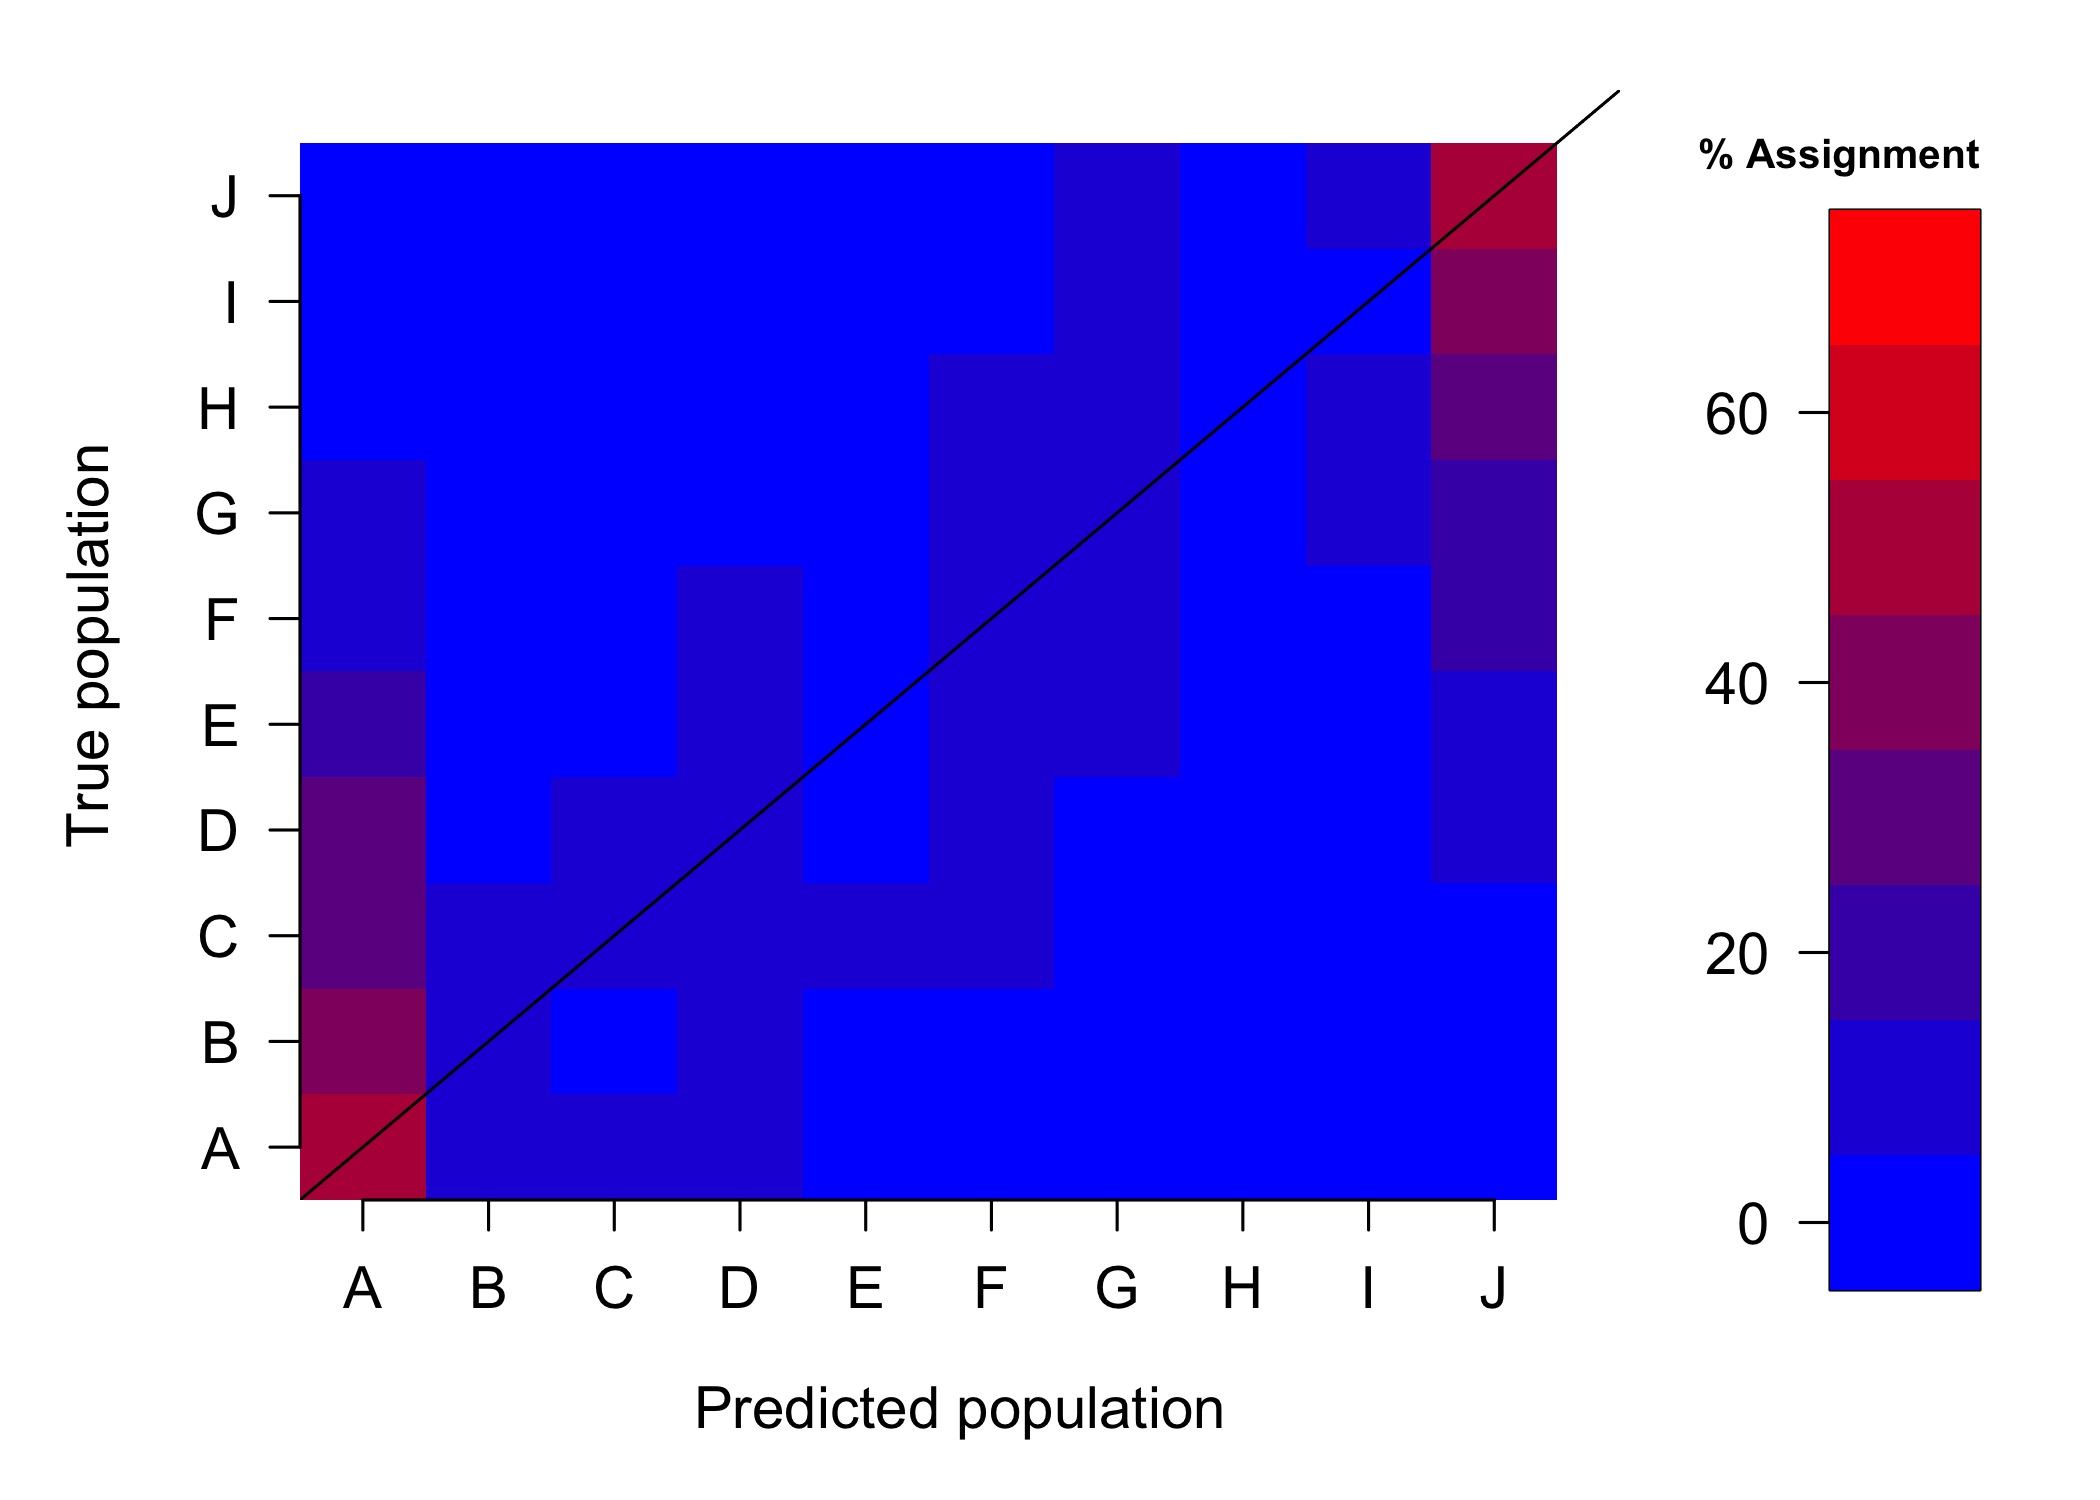

The R source for this figure:
#### Generating a confusion matrix of individual assignment to see how accurate individual assignment is ###
#### 
#### This script simulates allele frequencies at 10 outlier adult summer flounder loci of 10 populations based on GAMS with distance. The likelihood of each genotype 
#### is calculated using the GAM allele frequency for each of 10 groups. The number of correct and incorrect assignments is then calculated.

# Read in adult outlier allele frequencies based on 10 populations
adult10.freqs <- read.table('~/Documents/Graduate School/Rutgers/Summer Flounder/Analysis/PADEconnectivity/pop.allele.freqs.10pops.gambinomial.ordered.txt', header = TRUE) # GAM with distance and binomial errors: these are the alleles used to calculate genotype likelihoods of clusters; 10 x 10, one allele per locus

################################################################################################
# Sample one allele per locus 1000 times from each of 10 GAM populations
Pop1.alleles <- data.frame() # 1//J is southern-most, 10//A is northern-most
for (i in 1:ncol(adult10.freqs[1,])){
  Pop1.alleles <- sapply(adult10.freqs[1,],function(z){rbinom(1000,2,z)})
}

# Do this for the rest of the populations too
Pop2.alleles <- data.frame() # 1//J is southern-most, 10//A is northern-most
for (i in 1:ncol(adult10.freqs[2,])){
  Pop2.alleles <- sapply(adult10.freqs[2,],function(z){rbinom(1000,2,z)})
}

Pop3.alleles <- data.frame() # 1//J is southern-most, 10//A is northern-most
for (i in 1:ncol(adult10.freqs[3,])){
  Pop3.alleles <- sapply(adult10.freqs[3,],function(z){rbinom(1000,2,z)})
}

Pop4.alleles <- data.frame() # 1//J is southern-most, 10//A is northern-most
for (i in 1:ncol(adult10.freqs[4,])){
  Pop4.alleles <- sapply(adult10.freqs[4,],function(z){rbinom(1000,2,z)})
}

Pop5.alleles <- data.frame() # 1//J is southern-most, 10//A is northern-most
for (i in 1:ncol(adult10.freqs[5,])){
  Pop5.alleles <- sapply(adult10.freqs[5,],function(z){rbinom(1000,2,z)})
}

Pop6.alleles <- data.frame() # 1//J is southern-most, 10//A is northern-most
for (i in 1:ncol(adult10.freqs[6,])){
  Pop6.alleles <- sapply(adult10.freqs[6,],function(z){rbinom(1000,2,z)})
}

Pop7.alleles <- data.frame() # 1//J is southern-most, 10//A is northern-most
for (i in 1:ncol(adult10.freqs[7,])){
  Pop7.alleles <- sapply(adult10.freqs[7,],function(z){rbinom(1000,2,z)})
}

Pop8.alleles <- data.frame() # 1//J is southern-most, 10//A is northern-most
for (i in 1:ncol(adult10.freqs[8,])){
  Pop8.alleles <- sapply(adult10.freqs[8,],function(z){rbinom(1000,2,z)})
}

Pop9.alleles <- data.frame() # 1//J is southern-most, 10//A is northern-most
for (i in 1:ncol(adult10.freqs[9,])){
  Pop9.alleles <- sapply(adult10.freqs[9,],function(z){rbinom(1000,2,z)})
}

Pop10.alleles <- data.frame() # 1//J is southern-most, 10//A is northern-most
for (i in 1:ncol(adult10.freqs[10,])){
  Pop10.alleles <- sapply(adult10.freqs[10,],function(z){rbinom(1000,2,z)})
}

####################################################################################################################################
#### Now that I have allele frequencies for 10 adult groups from the GAMS and the allele counts for the simulated larvae from 10 GAM pops, 
#### I'm ready to calculate the genotype likelihood of each larval indivdiual coming from the 10 potential popuations of origin. This means 
#### that for each set of individuals similated from one GAM pop, I will be calculating geno likelihoods across all 10 pops (1000 x 10 x 10).
#### This will then be done for each of the GAM populations (10)

# Population likelihoods for 10 groups
pop1.likelihoods <- array(dim = c(1000,10,10))
pop2.likelihoods <- array(dim = c(1000,10,10))
pop3.likelihoods <- array(dim = c(1000,10,10))
pop4.likelihoods <- array(dim = c(1000,10,10))
pop5.likelihoods <- array(dim = c(1000,10,10))
pop6.likelihoods <- array(dim = c(1000,10,10))
pop7.likelihoods <- array(dim = c(1000,10,10))
pop8.likelihoods <- array(dim = c(1000,10,10))
pop9.likelihoods <- array(dim = c(1000,10,10))
pop10.likelihoods <- array(dim = c(1000,10,10))

# For larvae simulated using GAM pop 1 allele freqs. Then geno likelihoods calculated for all 10 GAM pops
for (h in 1:nrow(adult10.freqs)){
  
  for (j in 1:nrow(Pop1.alleles)){
    
    for (i in 1:ncol(Pop1.alleles)){
      if(Pop1.alleles[j,i] == 2) {
        pop1.likelihoods[j,i,h] <- adult10.freqs[h,i]^2
      } else if (Pop1.alleles[j,i] == 1) {
        pop1.likelihoods[j,i,h] <- 2*(adult10.freqs[h,i] * (1-adult10.freqs[h,i]))
      } else if (Pop1.alleles[j,i] == 0) {
        pop1.likelihoods[j,i,h] <- ( 1-adult10.freqs[h,i])^2 
      } else {
        pop1.likelihoods[j,i,h] <- 1
      }
    }
  }
}

# For larvae simulated using GAM pop 2 allele freqs. 
for (h in 1:nrow(adult10.freqs)){
  
  for (j in 1:nrow(Pop2.alleles)){
    
    for (i in 1:ncol(Pop2.alleles)){
      if(Pop2.alleles[j,i] == 2) {
        pop2.likelihoods[j,i,h] <- adult10.freqs[h,i]^2
      } else if (Pop2.alleles[j,i] == 1) {
        pop2.likelihoods[j,i,h] <- 2*(adult10.freqs[h,i] * (1-adult10.freqs[h,i]))
      } else if (Pop2.alleles[j,i] == 0) {
        pop2.likelihoods[j,i,h] <- ( 1-adult10.freqs[h,i])^2 
      } else {
        pop2.likelihoods[j,i,h] <- 1
      }
    }
  }
}

# GAM pop 3 and so on......
for (h in 1:nrow(adult10.freqs)){
  
  for (j in 1:nrow(Pop3.alleles)){
    
    for (i in 1:ncol(Pop3.alleles)){
      if(Pop3.alleles[j,i] == 2) {
        pop3.likelihoods[j,i,h] <- adult10.freqs[h,i]^2
      } else if (Pop3.alleles[j,i] == 1) {
        pop3.likelihoods[j,i,h] <- 2*(adult10.freqs[h,i] * (1-adult10.freqs[h,i]))
      } else if (Pop3.alleles[j,i] == 0) {
        pop3.likelihoods[j,i,h] <- ( 1-adult10.freqs[h,i])^2 
      } else {
        pop3.likelihoods[j,i,h] <- 1
      }
    }
  }
}

# GAM pop 4
for (h in 1:nrow(adult10.freqs)){
  
  for (j in 1:nrow(Pop4.alleles)){
    
    for (i in 1:ncol(Pop4.alleles)){
      if(Pop4.alleles[j,i] == 2) {
        pop4.likelihoods[j,i,h] <- adult10.freqs[h,i]^2
      } else if (Pop4.alleles[j,i] == 1) {
        pop4.likelihoods[j,i,h] <- 2*(adult10.freqs[h,i] * (1-adult10.freqs[h,i]))
      } else if (Pop4.alleles[j,i] == 0) {
        pop4.likelihoods[j,i,h] <- ( 1-adult10.freqs[h,i])^2 
      } else {
        pop4.likelihoods[j,i,h] <- 1
      }
    }
  }
}


# GAM pop 5
for (h in 1:nrow(adult10.freqs)){
  
  for (j in 1:nrow(Pop5.alleles)){
    
    for (i in 1:ncol(Pop5.alleles)){
      if(Pop5.alleles[j,i] == 2) {
        pop5.likelihoods[j,i,h] <- adult10.freqs[h,i]^2
      } else if (Pop5.alleles[j,i] == 1) {
        pop5.likelihoods[j,i,h] <- 2*(adult10.freqs[h,i] * (1-adult10.freqs[h,i]))
      } else if (Pop5.alleles[j,i] == 0) {
        pop5.likelihoods[j,i,h] <- ( 1-adult10.freqs[h,i])^2 
      } else {
        pop5.likelihoods[j,i,h] <- 1
      }
    }
  }
}

# GAM pop 6
for (h in 1:nrow(adult10.freqs)){
  
  for (j in 1:nrow(Pop6.alleles)){
    
    for (i in 1:ncol(Pop6.alleles)){
      if(Pop6.alleles[j,i] == 2) {
        pop6.likelihoods[j,i,h] <- adult10.freqs[h,i]^2
      } else if (Pop6.alleles[j,i] == 1) {
        pop6.likelihoods[j,i,h] <- 2*(adult10.freqs[h,i] * (1-adult10.freqs[h,i]))
      } else if (Pop6.alleles[j,i] == 0) {
        pop6.likelihoods[j,i,h] <- ( 1-adult10.freqs[h,i])^2 
      } else {
        pop6.likelihoods[j,i,h] <- 1
      }
    }
  }
}

# GAM pop 7
for (h in 1:nrow(adult10.freqs)){
  
  for (j in 1:nrow(Pop7.alleles)){
    
    for (i in 1:ncol(Pop7.alleles)){
      if(Pop7.alleles[j,i] == 2) {
        pop7.likelihoods[j,i,h] <- adult10.freqs[h,i]^2
      } else if (Pop7.alleles[j,i] == 1) {
        pop7.likelihoods[j,i,h] <- 2*(adult10.freqs[h,i] * (1-adult10.freqs[h,i]))
      } else if (Pop7.alleles[j,i] == 0) {
        pop7.likelihoods[j,i,h] <- ( 1-adult10.freqs[h,i])^2 
      } else {
        pop7.likelihoods[j,i,h] <- 1
      }
    }
  }
}

# GAM pop 8
for (h in 1:nrow(adult10.freqs)){
  
  for (j in 1:nrow(Pop8.alleles)){
    
    for (i in 1:ncol(Pop8.alleles)){
      if(Pop8.alleles[j,i] == 2) {
        pop8.likelihoods[j,i,h] <- adult10.freqs[h,i]^2
      } else if (Pop8.alleles[j,i] == 1) {
        pop8.likelihoods[j,i,h] <- 2*(adult10.freqs[h,i] * (1-adult10.freqs[h,i]))
      } else if (Pop8.alleles[j,i] == 0) {
        pop8.likelihoods[j,i,h] <- ( 1-adult10.freqs[h,i])^2 
      } else {
        pop8.likelihoods[j,i,h] <- 1
      }
    }
  }
}

# GAM pop 9
for (h in 1:nrow(adult10.freqs)){
  
  for (j in 1:nrow(Pop9.alleles)){
    
    for (i in 1:ncol(Pop9.alleles)){
      if(Pop9.alleles[j,i] == 2) {
        pop9.likelihoods[j,i,h] <- adult10.freqs[h,i]^2
      } else if (Pop9.alleles[j,i] == 1) {
        pop9.likelihoods[j,i,h] <- 2*(adult10.freqs[h,i] * (1-adult10.freqs[h,i]))
      } else if (Pop9.alleles[j,i] == 0) {
        pop9.likelihoods[j,i,h] <- ( 1-adult10.freqs[h,i])^2 
      } else {
        pop9.likelihoods[j,i,h] <- 1
      }
    }
  }
}

# GAM pop 10 is northern-most
for (h in 1:nrow(adult10.freqs)){
  
  for (j in 1:nrow(Pop10.alleles)){
    
    for (i in 1:ncol(Pop10.alleles)){
      if(Pop10.alleles[j,i] == 2) {
        pop10.likelihoods[j,i,h] <- adult10.freqs[h,i]^2
      } else if (Pop10.alleles[j,i] == 1) {
        pop10.likelihoods[j,i,h] <- 2*(adult10.freqs[h,i] * (1-adult10.freqs[h,i]))
      } else if (Pop10.alleles[j,i] == 0) {
        pop10.likelihoods[j,i,h] <- ( 1-adult10.freqs[h,i])^2 
      } else {
        pop10.likelihoods[j,i,h] <- 1
      }
    }
  }
}


#### Multiply rows together and then assign each individual to a GAM population ####
# Pop 1
Pop1.ass <- list()
for (l in 1:10){
Pop1.ass[[l]] <- apply(pop1.likelihoods[,,l], FUN = prod, MARGIN = 1, na.rm = TRUE)
  }

Pop1.ass.df <- data.frame(matrix(unlist(Pop1.ass), nrow=nrow(pop1.likelihoods), byrow=F))
colnames(Pop1.ass.df) <- c('Pop J', 'Pop I', 'Pop H', 'Pop G', 'Pop F', 'Pop E', 'Pop D', 'Pop C', 'Pop B', 'Pop A')
Pop1.most.like <- colnames(Pop1.ass.df)[apply(Pop1.ass.df,1, which.max)]

# Pop 2
Pop2.ass <- list()
for (l in 1:10){
  Pop2.ass[[l]] <- apply(pop2.likelihoods[,,l], FUN = prod, MARGIN = 1, na.rm = TRUE)
}
  
Pop2.ass.df <- data.frame(matrix(unlist(Pop2.ass), nrow=nrow(pop2.likelihoods), byrow=F))
colnames(Pop2.ass.df) <- c('Pop J', 'Pop I', 'Pop H', 'Pop G', 'Pop F', 'Pop E', 'Pop D', 'Pop C', 'Pop B', 'Pop A')
Pop2.most.like <- colnames(Pop2.ass.df)[apply(Pop2.ass.df,1, which.max)]

# Pop 3
Pop3.ass <- list()
for (l in 1:10){
  Pop3.ass[[l]] <- apply(pop3.likelihoods[,,l], FUN = prod, MARGIN = 1, na.rm = TRUE)
}

Pop3.ass.df <- data.frame(matrix(unlist(Pop3.ass), nrow=nrow(pop3.likelihoods), byrow=F))
colnames(Pop3.ass.df) <- c('Pop J', 'Pop I', 'Pop H', 'Pop G', 'Pop F', 'Pop E', 'Pop D', 'Pop C', 'Pop B', 'Pop A')
Pop3.most.like <- colnames(Pop3.ass.df)[apply(Pop3.ass.df,1, which.max)]

# Pop 4
Pop4.ass <- list()
for (l in 1:10){
  Pop4.ass[[l]] <- apply(pop4.likelihoods[,,l], FUN = prod, MARGIN = 1, na.rm = TRUE)
}

Pop4.ass.df <- data.frame(matrix(unlist(Pop4.ass), nrow=nrow(pop4.likelihoods), byrow=F))
colnames(Pop4.ass.df) <- c('Pop J', 'Pop I', 'Pop H', 'Pop G', 'Pop F', 'Pop E', 'Pop D', 'Pop C', 'Pop B', 'Pop A')
Pop4.most.like <- colnames(Pop4.ass.df)[apply(Pop4.ass.df,1, which.max)]

# Pop 5
Pop5.ass <- list()
for (l in 1:10){
  Pop5.ass[[l]] <- apply(pop5.likelihoods[,,l], FUN = prod, MARGIN = 1, na.rm = TRUE)
}

Pop5.ass.df <- data.frame(matrix(unlist(Pop5.ass), nrow=nrow(pop5.likelihoods), byrow=F))
colnames(Pop5.ass.df) <- c('Pop J', 'Pop I', 'Pop H', 'Pop G', 'Pop F', 'Pop E', 'Pop D', 'Pop C', 'Pop B', 'Pop A')
Pop5.most.like <- colnames(Pop5.ass.df)[apply(Pop5.ass.df,1, which.max)]

# Pop 6
Pop6.ass <- list()
for (l in 1:10){
  Pop6.ass[[l]] <- apply(pop6.likelihoods[,,l], FUN = prod, MARGIN = 1, na.rm = TRUE)
}

Pop6.ass.df <- data.frame(matrix(unlist(Pop6.ass), nrow=nrow(pop6.likelihoods), byrow=F))
colnames(Pop6.ass.df) <- c('Pop J', 'Pop I', 'Pop H', 'Pop G', 'Pop F', 'Pop E', 'Pop D', 'Pop C', 'Pop B', 'Pop A')
Pop6.most.like <- colnames(Pop6.ass.df)[apply(Pop6.ass.df,1, which.max)]

# Pop 7
Pop7.ass <- list()
for (l in 1:10){
  Pop7.ass[[l]] <- apply(pop7.likelihoods[,,l], FUN = prod, MARGIN = 1, na.rm = TRUE)
}

Pop7.ass.df <- data.frame(matrix(unlist(Pop7.ass), nrow=nrow(pop7.likelihoods), byrow=F))
colnames(Pop7.ass.df) <- c('Pop J', 'Pop I', 'Pop H', 'Pop G', 'Pop F', 'Pop E', 'Pop D', 'Pop C', 'Pop B', 'Pop A')
Pop7.most.like <- colnames(Pop7.ass.df)[apply(Pop7.ass.df,1, which.max)]

# Pop 8
Pop8.ass <- list()
for (l in 1:10){
  Pop8.ass[[l]] <- apply(pop8.likelihoods[,,l], FUN = prod, MARGIN = 1, na.rm = TRUE)
}

Pop8.ass.df <- data.frame(matrix(unlist(Pop8.ass), nrow=nrow(pop8.likelihoods), byrow=F))
colnames(Pop8.ass.df) <- c('Pop J', 'Pop I', 'Pop H', 'Pop G', 'Pop F', 'Pop E', 'Pop D', 'Pop C', 'Pop B', 'Pop A')
Pop8.most.like <- colnames(Pop8.ass.df)[apply(Pop8.ass.df,1, which.max)]

# Pop 9
Pop9.ass <- list()
for (l in 1:10){
  Pop9.ass[[l]] <- apply(pop9.likelihoods[,,l], FUN = prod, MARGIN = 1, na.rm = TRUE)
}

Pop9.ass.df <- data.frame(matrix(unlist(Pop9.ass), nrow=nrow(pop9.likelihoods), byrow=F))
colnames(Pop9.ass.df) <- c('Pop J', 'Pop I', 'Pop H', 'Pop G', 'Pop F', 'Pop E', 'Pop D', 'Pop C', 'Pop B', 'Pop A')
Pop9.most.like <- colnames(Pop9.ass.df)[apply(Pop9.ass.df,1, which.max)]

# Pop 10
Pop10.ass <- list()
for (l in 1:10){
  Pop10.ass[[l]] <- apply(pop10.likelihoods[,,l], FUN = prod, MARGIN = 1, na.rm = TRUE)
}

Pop10.ass.df <- data.frame(matrix(unlist(Pop10.ass), nrow=nrow(pop10.likelihoods), byrow=F))
colnames(Pop10.ass.df) <- c('Pop J', 'Pop I', 'Pop H', 'Pop G', 'Pop F', 'Pop E', 'Pop D', 'Pop C', 'Pop B', 'Pop A')
Pop10.most.like <- colnames(Pop10.ass.df)[apply(Pop10.ass.df,1, which.max)]


#### Rbind & organize the assignment results for individuals simulated from each of 10 GAM populations ####
# Row as reference? Column as predicted?
mat <- rbind(table(Pop10.most.like)/1000, table(Pop9.most.like)/1000, table(Pop8.most.like)/1000, table(Pop7.most.like)/1000, table(Pop6.most.like)/1000, table(Pop5.most.like)/1000, table(Pop4.most.like)/1000, table(Pop3.most.like)/1000, table(Pop2.most.like)/1000, table(Pop1.most.like)/1000) # Each row was drawn from a known population. This should be the reference. Columns are predicted.
rownames(mat) <- c('Pop A', 'Pop B', 'Pop C', 'Pop D', 'Pop E', 'Pop F', 'Pop G', 'Pop H', 'Pop I', 'Pop J')

#### Plot confusion matrix ####
# image(1:ncol(mat), 1:nrow(mat), t(mat), col = rainbow(5), xlab = 'Predicted population', ylab = 'True population', axes = FALSE)
# axis(1, 1:ncol(mat), colnames(mat))
# axis(2, 1:nrow(mat), rownames(mat))

# Nice plot
# png(file="~/Documents/Graduate School/Rutgers/Summer Flounder/Analysis/PADEconnectivity/assignment_confusion_matrix.png", width=7, height=5, res=300, units="in")

par(
  mar=c(5, 4, 4, 2), # panel magin size in "line number" units
  mgp=c(3, 1, 0), # default is c(3,1,0); line number for axis label, tick label, axis
  tcl=-0.5, # size of tick marks as distance INTO figure (negative means pointing outward)
  cex=1, # character expansion factor; keep as 1; if you have a many-panel figure, they start changing the default!
  ps=14 # point size, which is the font size
)

mat2 <- data.matrix(mat)
# min <- min(mat, na.rm = TRUE)
# max <- max(mat,na.rm = TRUE)

rbPal <- colorRampPalette(c('blue', 'red'))
nocol <- 6
color <- rbPal(nocol)
ColorLevels <- seq(0, 0.5, length=length(color)) # this makes the color bar nicer later on
# ColorLevels <- seq(min, max, length=length(color))

# Set layout.  We are going to include a colorbar next to plot.
layout(matrix(data=c(1,2), nrow=1, ncol=2), widths=c(4,1),
       heights=c(1,1))

#plotting margins.  These seem to work well for me.
par(mar = c(5,5,1.5,1), font = 2)

# Plot it up!
image(1:ncol(mat2), 1:nrow(mat2), t(mat2),
      col=color, xlab="Predicted population", ylab="True population",
      axes=FALSE, zlim = c(0, 0.5),
      main= NA, xlim = c(0.5, 11), ylim = c(0.5, 11))
# image(1:ncol(mat2), 1:nrow(mat2), t(mat2),
#       col=color, xlab="Predicted population", ylab="True population",
#       axes=FALSE, zlim = c(min, max),
#       main= NA, xlim = c(0.5, 11), ylim = c(0.5, 11))
abline(0,1)

# Now annotate the plot
axis(side = 1, at=seq(1,10,1), labels=LETTERS[1:10],
     cex.axis=1.0)
axis(side = 2, at=seq(1,10,1), labels=LETTERS[1:10], las= 1,
     cex.axis=1)

# Add colorbar to second plot region
par(mar = c(3.5,2.5,3.5,2))
image(1, ColorLevels,
      matrix(data=ColorLevels, ncol=length(ColorLevels),nrow=1),
      col=color,xlab="",ylab="",xaxt="n", las = 1)
mtext('% Assignment', side = 3, cex = 0.7, line = 0.5, adj = 1)

dev.off()

#####################################################################
#### Simulations to generate a confusion matrix of n individuals ####
#####################################################################
# Set n, the number of individuals in the group
n <- 20

# Sample one allele per locus N times (depth of array) from each of 10 GAM populations, and repeat this 1000 times
Pop1.alleles <- array(dim = c(1000,10,n)) # 1//J is southern-most, 10//A is northern-most
for (i in 1:n){
  Pop1.alleles[,,i] <- sapply(adult10.freqs[1,],function(z){rbinom(1000,2,z)})
}

# Do this for the rest of the populations too
Pop2.alleles <- array(dim = c(1000,10,n)) # 1//J is southern-most, 10//A is northern-most
for (i in 1:n){
  Pop2.alleles[,,i] <- sapply(adult10.freqs[2,],function(z){rbinom(1000,2,z)})
}

Pop3.alleles <- array(dim = c(1000,10,n)) # 1//J is southern-most, 10//A is northern-most
for (i in 1:n){
  Pop3.alleles[,,i] <- sapply(adult10.freqs[3,],function(z){rbinom(1000,2,z)})
}

Pop4.alleles <- array(dim = c(1000,10,n)) # 1//J is southern-most, 10//A is northern-most
for (i in 1:n){
  Pop4.alleles[,,i] <- sapply(adult10.freqs[4,],function(z){rbinom(1000,2,z)})
}

Pop5.alleles <- array(dim = c(1000,10,n)) # 1//J is southern-most, 10//A is northern-most
for (i in 1:n){
  Pop5.alleles[,,i] <- sapply(adult10.freqs[5,],function(z){rbinom(1000,2,z)})
}

Pop6.alleles <- array(dim = c(1000,10,n)) # 1//J is southern-most, 10//A is northern-most
for (i in 1:n){
  Pop6.alleles[,,i] <- sapply(adult10.freqs[6,],function(z){rbinom(1000,2,z)})
}

Pop7.alleles <- array(dim = c(1000,10,n)) # 1//J is southern-most, 10//A is northern-most
for (i in 1:n){
  Pop7.alleles[,,i] <- sapply(adult10.freqs[7,],function(z){rbinom(1000,2,z)})
}

Pop8.alleles <- array(dim = c(1000,10,n)) # 1//J is southern-most, 10//A is northern-most
for (i in 1:n){
  Pop8.alleles[,,i] <- sapply(adult10.freqs[8,],function(z){rbinom(1000,2,z)})
}

Pop9.alleles <- array(dim = c(1000,10,n)) # 1//J is southern-most, 10//A is northern-most
for (i in 1:n){
  Pop9.alleles[,,i] <- sapply(adult10.freqs[9,],function(z){rbinom(1000,2,z)})
}

Pop10.alleles <- array(dim = c(1000,10,n)) # 1//J is southern-most, 10//A is northern-most
for (i in 1:n){
  Pop10.alleles[,,i] <- sapply(adult10.freqs[10,],function(z){rbinom(1000,2,z)})
}

#### Population likelihoods for 10 groups ####
#### Alleles drawn from Pop1, genotype likelihoods calculated for all 10 GAM populations ####
Pop1.likelihoods1 <- array(dim = c(1000,10,n))
Pop1.likelihoods2 <- array(dim = c(1000,10,n))
Pop1.likelihoods3 <- array(dim = c(1000,10,n))
Pop1.likelihoods4 <- array(dim = c(1000,10,n))
Pop1.likelihoods5 <- array(dim = c(1000,10,n))
Pop1.likelihoods6 <- array(dim = c(1000,10,n))
Pop1.likelihoods7 <- array(dim = c(1000,10,n))
Pop1.likelihoods8 <- array(dim = c(1000,10,n))
Pop1.likelihoods9 <- array(dim = c(1000,10,n))
Pop1.likelihoods10 <- array(dim = c(1000,10,n))

# For larvae simulated using GAM pop 1 allele freqs. Then geno likelihoods calculated for all 10 GAM pops
# Calculations for genotype likelihoods from 10 GAM populations for groups of n individuals sampled from GAM 1
for (h in 1:n){
  
  for (j in 1:nrow(Pop1.alleles)){
    
    for (i in 1:ncol(Pop1.alleles)){
      if(Pop1.alleles[j,i,h] == 2) {
        Pop1.likelihoods1[j,i,h] <- adult10.freqs[1,i]^2
      } else if (Pop1.alleles[j,i,h] == 1) {
        Pop1.likelihoods1[j,i,h] <- 2*(adult10.freqs[1,i] * (1-adult10.freqs[1,i]))
      } else if (Pop1.alleles[j,i,h] == 0) {
        Pop1.likelihoods1[j,i,h] <- ( 1-adult10.freqs[1,i])^2 
      } else {
        Pop1.likelihoods1[j,i,h] <- 1
      }
    }
  }
  
  for (j in 1:nrow(Pop1.alleles)){
    
    for (i in 1:ncol(Pop1.alleles)){
      if(Pop1.alleles[j,i,h] == 2) {
        Pop1.likelihoods2[j,i,h] <- adult10.freqs[2,i]^2
      } else if (Pop1.alleles[j,i,h] == 1) {
        Pop1.likelihoods2[j,i,h] <- 2*(adult10.freqs[2,i] * (1-adult10.freqs[2,i]))
      } else if (Pop1.alleles[j,i,h] == 0) {
        Pop1.likelihoods2[j,i,h] <- ( 1-adult10.freqs[2,i])^2 
      } else {
        Pop1.likelihoods2[j,i,h] <- 1
      }
    }
  }
  
  for (j in 1:nrow(Pop1.alleles)){
    
    for (i in 1:ncol(Pop1.alleles)){
      if(Pop1.alleles[j,i,h] == 2) {
        Pop1.likelihoods3[j,i,h] <- adult10.freqs[3,i]^2
      } else if (Pop1.alleles[j,i,h] == 1) {
        Pop1.likelihoods3[j,i,h] <- 2*(adult10.freqs[3,i] * (1-adult10.freqs[3,i]))
      } else if (Pop1.alleles[j,i,h] == 0) {
        Pop1.likelihoods3[j,i,h] <- ( 1-adult10.freqs[3,i])^2 
      } else {
        Pop1.likelihoods3[j,i,h] <- 1
      }
    }
  }
  
  for (j in 1:nrow(Pop1.alleles)){
    
    for (i in 1:ncol(Pop1.alleles)){
      if(Pop1.alleles[j,i,h] == 2) {
        Pop1.likelihoods4[j,i,h] <- adult10.freqs[4,i]^2
      } else if (Pop1.alleles[j,i,h] == 1) {
        Pop1.likelihoods4[j,i,h] <- 2*(adult10.freqs[4,i] * (1-adult10.freqs[4,i]))
      } else if (Pop1.alleles[j,i,h] == 0) {
        Pop1.likelihoods4[j,i,h] <- ( 1-adult10.freqs[4,i])^2 
      } else {
        Pop1.likelihoods4[j,i,h] <- 1
      }
    }
  }
  
  for (j in 1:nrow(Pop1.alleles)){
    
    for (i in 1:ncol(Pop1.alleles)){
      if(Pop1.alleles[j,i,h] == 2) {
        Pop1.likelihoods5[j,i,h] <- adult10.freqs[5,i]^2
      } else if (Pop1.alleles[j,i,h] == 1) {
        Pop1.likelihoods5[j,i,h] <- 2*(adult10.freqs[5,i] * (1-adult10.freqs[5,i]))
      } else if (Pop1.alleles[j,i,h] == 0) {
        Pop1.likelihoods5[j,i,h] <- ( 1-adult10.freqs[5,i])^2 
      } else {
        Pop1.likelihoods5[j,i,h] <- 1
      }
    }
  }
  
  for (j in 1:nrow(Pop1.alleles)){
    
    for (i in 1:ncol(Pop1.alleles)){
      if(Pop1.alleles[j,i,h] == 2) {
        Pop1.likelihoods6[j,i,h] <- adult10.freqs[6,i]^2
      } else if (Pop1.alleles[j,i,h] == 1) {
        Pop1.likelihoods6[j,i,h] <- 2*(adult10.freqs[6,i] * (1-adult10.freqs[6,i]))
      } else if (Pop1.alleles[j,i,h] == 0) {
        Pop1.likelihoods6[j,i,h] <- ( 1-adult10.freqs[6,i])^2 
      } else {
        Pop1.likelihoods6[j,i,h] <- 1
      }
    }
  }
  
  for (j in 1:nrow(Pop1.alleles)){
    
    for (i in 1:ncol(Pop1.alleles)){
      if(Pop1.alleles[j,i,h] == 2) {
        Pop1.likelihoods7[j,i,h] <- adult10.freqs[7,i]^2
      } else if (Pop1.alleles[j,i,h] == 1) {
        Pop1.likelihoods7[j,i,h] <- 2*(adult10.freqs[7,i] * (1-adult10.freqs[7,i]))
      } else if (Pop1.alleles[j,i,h] == 0) {
        Pop1.likelihoods7[j,i,h] <- ( 1-adult10.freqs[7,i])^2 
      } else {
        Pop1.likelihoods7[j,i,h] <- 1
      }
    }
  }
  
  for (j in 1:nrow(Pop1.alleles)){
    
    for (i in 1:ncol(Pop1.alleles)){
      if(Pop1.alleles[j,i,h] == 2) {
        Pop1.likelihoods8[j,i,h] <- adult10.freqs[8,i]^2
      } else if (Pop1.alleles[j,i,h] == 1) {
        Pop1.likelihoods8[j,i,h] <- 2*(adult10.freqs[8,i] * (1-adult10.freqs[8,i]))
      } else if (Pop1.alleles[j,i,h] == 0) {
        Pop1.likelihoods8[j,i,h] <- ( 1-adult10.freqs[8,i])^2 
      } else {
        Pop1.likelihoods8[j,i,h] <- 1
      }
    }
  }
  
  for (j in 1:nrow(Pop1.alleles)){
    
    for (i in 1:ncol(Pop1.alleles)){
      if(Pop1.alleles[j,i,h] == 2) {
        Pop1.likelihoods9[j,i,h] <- adult10.freqs[9,i]^2
      } else if (Pop1.alleles[j,i,h] == 1) {
        Pop1.likelihoods9[j,i,h] <- 2*(adult10.freqs[9,i] * (1-adult10.freqs[9,i]))
      } else if (Pop1.alleles[j,i,h] == 0) {
        Pop1.likelihoods9[j,i,h] <- ( 1-adult10.freqs[9,i])^2 
      } else {
        Pop1.likelihoods9[j,i,h] <- 1
      }
    }
  }
  
  for (j in 1:nrow(Pop1.alleles)){
    
    for (i in 1:ncol(Pop1.alleles)){
      if(Pop1.alleles[j,i,h] == 2) {
        Pop1.likelihoods10[j,i,h] <- adult10.freqs[10,i]^2
      } else if (Pop1.alleles[j,i,h] == 1) {
        Pop1.likelihoods10[j,i,h] <- 2*(adult10.freqs[10,i] * (1-adult10.freqs[10,i]))
      } else if (Pop1.alleles[j,i,h] == 0) {
        Pop1.likelihoods10[j,i,h] <- ( 1-adult10.freqs[10,i])^2 
      } else {
        Pop1.likelihoods10[j,i,h] <- 1
      }
    }
  }
}

# Multiply everything together from groups of n individuals originating from GAM 1
Pop1.geno1 <- apply(Pop1.likelihoods1, FUN = prod, MARGIN = 1, na.rm = TRUE)
Pop1.geno2 <- apply(Pop1.likelihoods2, FUN = prod, MARGIN = 1, na.rm = TRUE)
Pop1.geno3 <- apply(Pop1.likelihoods3, FUN = prod, MARGIN = 1, na.rm = TRUE)
Pop1.geno4 <- apply(Pop1.likelihoods4, FUN = prod, MARGIN = 1, na.rm = TRUE)
Pop1.geno5 <- apply(Pop1.likelihoods5, FUN = prod, MARGIN = 1, na.rm = TRUE)
Pop1.geno6 <- apply(Pop1.likelihoods6, FUN = prod, MARGIN = 1, na.rm = TRUE)
Pop1.geno7 <- apply(Pop1.likelihoods7, FUN = prod, MARGIN = 1, na.rm = TRUE)
Pop1.geno8 <- apply(Pop1.likelihoods8, FUN = prod, MARGIN = 1, na.rm = TRUE)
Pop1.geno9 <- apply(Pop1.likelihoods9, FUN = prod, MARGIN = 1, na.rm = TRUE)
Pop1.geno10 <- apply(Pop1.likelihoods10, FUN = prod, MARGIN = 1, na.rm = TRUE)

# Assign groups of n individuals originating from GAM 1 to most likely pop
Pop1.ass.df <- data.frame(cbind(Pop1.geno1, Pop1.geno2, Pop1.geno3, Pop1.geno4, Pop1.geno5, Pop1.geno6, Pop1.geno7, Pop1.geno8, Pop1.geno9, Pop1.geno10))
colnames(Pop1.ass.df) <- c('Pop J', 'Pop I', 'Pop H', 'Pop G', 'Pop F', 'Pop E', 'Pop D', 'Pop C', 'Pop B', 'Pop A')
Pop1.most.like <- colnames(Pop1.ass.df)[apply(Pop1.ass.df,1, which.max)]

#### Alleles drawn from Pop2, genotype likelihoods calculated for all 10 GAM populations ####
Pop2.likelihoods1 <- array(dim = c(1000,10,n))
Pop2.likelihoods2 <- array(dim = c(1000,10,n))
Pop2.likelihoods3 <- array(dim = c(1000,10,n))
Pop2.likelihoods4 <- array(dim = c(1000,10,n))
Pop2.likelihoods5 <- array(dim = c(1000,10,n))
Pop2.likelihoods6 <- array(dim = c(1000,10,n))
Pop2.likelihoods7 <- array(dim = c(1000,10,n))
Pop2.likelihoods8 <- array(dim = c(1000,10,n))
Pop2.likelihoods9 <- array(dim = c(1000,10,n))
Pop2.likelihoods10 <- array(dim = c(1000,10,n))

# For larvae simulated using GAM pop 2 allele freqs. Then geno likelihoods calculated for all 10 GAM pops
# Calculations for genotype likelihoods from 10 GAM populations for groups of n individuals sampled from GAM 2
for (h in 1:n){
  
  for (j in 1:nrow(Pop2.alleles)){
    
    for (i in 1:ncol(Pop2.alleles)){
      if(Pop2.alleles[j,i,h] == 2) {
        Pop2.likelihoods1[j,i,h] <- adult10.freqs[1,i]^2
      } else if (Pop2.alleles[j,i,h] == 1) {
        Pop2.likelihoods1[j,i,h] <- 2*(adult10.freqs[1,i] * (1-adult10.freqs[1,i]))
      } else if (Pop2.alleles[j,i,h] == 0) {
        Pop2.likelihoods1[j,i,h] <- ( 1-adult10.freqs[1,i])^2 
      } else {
        Pop2.likelihoods1[j,i,h] <- 1
      }
    }
  }
  
  for (j in 1:nrow(Pop2.alleles)){
    
    for (i in 1:ncol(Pop2.alleles)){
      if(Pop2.alleles[j,i,h] == 2) {
        Pop2.likelihoods2[j,i,h] <- adult10.freqs[2,i]^2
      } else if (Pop2.alleles[j,i,h] == 1) {
        Pop2.likelihoods2[j,i,h] <- 2*(adult10.freqs[2,i] * (1-adult10.freqs[2,i]))
      } else if (Pop2.alleles[j,i,h] == 0) {
        Pop2.likelihoods2[j,i,h] <- ( 1-adult10.freqs[2,i])^2 
      } else {
        Pop2.likelihoods2[j,i,h] <- 1
      }
    }
  }
  
  for (j in 1:nrow(Pop2.alleles)){
    
    for (i in 1:ncol(Pop2.alleles)){
      if(Pop2.alleles[j,i,h] == 2) {
        Pop2.likelihoods3[j,i,h] <- adult10.freqs[3,i]^2
      } else if (Pop2.alleles[j,i,h] == 1) {
        Pop2.likelihoods3[j,i,h] <- 2*(adult10.freqs[3,i] * (1-adult10.freqs[3,i]))
      } else if (Pop2.alleles[j,i,h] == 0) {
        Pop2.likelihoods3[j,i,h] <- ( 1-adult10.freqs[3,i])^2 
      } else {
        Pop2.likelihoods3[j,i,h] <- 1
      }
    }
  }
  
  for (j in 1:nrow(Pop2.alleles)){
    
    for (i in 1:ncol(Pop2.alleles)){
      if(Pop2.alleles[j,i,h] == 2) {
        Pop2.likelihoods4[j,i,h] <- adult10.freqs[4,i]^2
      } else if (Pop2.alleles[j,i,h] == 1) {
        Pop2.likelihoods4[j,i,h] <- 2*(adult10.freqs[4,i] * (1-adult10.freqs[4,i]))
      } else if (Pop2.alleles[j,i,h] == 0) {
        Pop2.likelihoods4[j,i,h] <- ( 1-adult10.freqs[4,i])^2 
      } else {
        Pop2.likelihoods4[j,i,h] <- 1
      }
    }
  }
  
  for (j in 1:nrow(Pop2.alleles)){
    
    for (i in 1:ncol(Pop2.alleles)){
      if(Pop2.alleles[j,i,h] == 2) {
        Pop2.likelihoods5[j,i,h] <- adult10.freqs[5,i]^2
      } else if (Pop2.alleles[j,i,h] == 1) {
        Pop2.likelihoods5[j,i,h] <- 2*(adult10.freqs[5,i] * (1-adult10.freqs[5,i]))
      } else if (Pop2.alleles[j,i,h] == 0) {
        Pop2.likelihoods5[j,i,h] <- ( 1-adult10.freqs[5,i])^2 
      } else {
        Pop2.likelihoods5[j,i,h] <- 1
      }
    }
  }
  
  for (j in 1:nrow(Pop2.alleles)){
    
    for (i in 1:ncol(Pop2.alleles)){
      if(Pop2.alleles[j,i,h] == 2) {
        Pop2.likelihoods6[j,i,h] <- adult10.freqs[6,i]^2
      } else if (Pop2.alleles[j,i,h] == 1) {
        Pop2.likelihoods6[j,i,h] <- 2*(adult10.freqs[6,i] * (1-adult10.freqs[6,i]))
      } else if (Pop2.alleles[j,i,h] == 0) {
        Pop2.likelihoods6[j,i,h] <- ( 1-adult10.freqs[6,i])^2 
      } else {
        Pop2.likelihoods6[j,i,h] <- 1
      }
    }
  }
  
  for (j in 1:nrow(Pop2.alleles)){
    
    for (i in 1:ncol(Pop2.alleles)){
      if(Pop2.alleles[j,i,h] == 2) {
        Pop2.likelihoods7[j,i,h] <- adult10.freqs[7,i]^2
      } else if (Pop2.alleles[j,i,h] == 1) {
        Pop2.likelihoods7[j,i,h] <- 2*(adult10.freqs[7,i] * (1-adult10.freqs[7,i]))
      } else if (Pop2.alleles[j,i,h] == 0) {
        Pop2.likelihoods7[j,i,h] <- ( 1-adult10.freqs[7,i])^2 
      } else {
        Pop2.likelihoods7[j,i,h] <- 1
      }
    }
  }
  
  for (j in 1:nrow(Pop2.alleles)){
    
    for (i in 1:ncol(Pop2.alleles)){
      if(Pop2.alleles[j,i,h] == 2) {
        Pop2.likelihoods8[j,i,h] <- adult10.freqs[8,i]^2
      } else if (Pop2.alleles[j,i,h] == 1) {
        Pop2.likelihoods8[j,i,h] <- 2*(adult10.freqs[8,i] * (1-adult10.freqs[8,i]))
      } else if (Pop2.alleles[j,i,h] == 0) {
        Pop2.likelihoods8[j,i,h] <- ( 1-adult10.freqs[8,i])^2 
      } else {
        Pop2.likelihoods8[j,i,h] <- 1
      }
    }
  }
  
  for (j in 1:nrow(Pop2.alleles)){
    
    for (i in 1:ncol(Pop2.alleles)){
      if(Pop2.alleles[j,i,h] == 2) {
        Pop2.likelihoods9[j,i,h] <- adult10.freqs[9,i]^2
      } else if (Pop2.alleles[j,i,h] == 1) {
        Pop2.likelihoods9[j,i,h] <- 2*(adult10.freqs[9,i] * (1-adult10.freqs[9,i]))
      } else if (Pop2.alleles[j,i,h] == 0) {
        Pop2.likelihoods9[j,i,h] <- ( 1-adult10.freqs[9,i])^2 
      } else {
        Pop2.likelihoods9[j,i,h] <- 1
      }
    }
  }
  
  for (j in 1:nrow(Pop2.alleles)){
    
    for (i in 1:ncol(Pop2.alleles)){
      if(Pop2.alleles[j,i,h] == 2) {
        Pop2.likelihoods10[j,i,h] <- adult10.freqs[10,i]^2
      } else if (Pop2.alleles[j,i,h] == 1) {
        Pop2.likelihoods10[j,i,h] <- 2*(adult10.freqs[10,i] * (1-adult10.freqs[10,i]))
      } else if (Pop2.alleles[j,i,h] == 0) {
        Pop2.likelihoods10[j,i,h] <- ( 1-adult10.freqs[10,i])^2 
      } else {
        Pop2.likelihoods10[j,i,h] <- 1
      }
    }
  }
}

# Multiply everything together from groups of n individuals originating from GAM 1
Pop2.geno1 <- apply(Pop2.likelihoods1, FUN = prod, MARGIN = 1, na.rm = TRUE)
Pop2.geno2 <- apply(Pop2.likelihoods2, FUN = prod, MARGIN = 1, na.rm = TRUE)
Pop2.geno3 <- apply(Pop2.likelihoods3, FUN = prod, MARGIN = 1, na.rm = TRUE)
Pop2.geno4 <- apply(Pop2.likelihoods4, FUN = prod, MARGIN = 1, na.rm = TRUE)
Pop2.geno5 <- apply(Pop2.likelihoods5, FUN = prod, MARGIN = 1, na.rm = TRUE)
Pop2.geno6 <- apply(Pop2.likelihoods6, FUN = prod, MARGIN = 1, na.rm = TRUE)
Pop2.geno7 <- apply(Pop2.likelihoods7, FUN = prod, MARGIN = 1, na.rm = TRUE)
Pop2.geno8 <- apply(Pop2.likelihoods8, FUN = prod, MARGIN = 1, na.rm = TRUE)
Pop2.geno9 <- apply(Pop2.likelihoods9, FUN = prod, MARGIN = 1, na.rm = TRUE)
Pop2.geno10 <- apply(Pop2.likelihoods10, FUN = prod, MARGIN = 1, na.rm = TRUE)

# Assign groups of n individuals originating from GAM 1 to most likely pop
Pop2.ass.df <- data.frame(cbind(Pop2.geno1, Pop2.geno2, Pop2.geno3, Pop2.geno4, Pop2.geno5, Pop2.geno6, Pop2.geno7, Pop2.geno8, Pop2.geno9, Pop2.geno10))
colnames(Pop2.ass.df) <- c('Pop J', 'Pop I', 'Pop H', 'Pop G', 'Pop F', 'Pop E', 'Pop D', 'Pop C', 'Pop B', 'Pop A')
Pop2.most.like <- colnames(Pop2.ass.df)[apply(Pop2.ass.df,1, which.max)]

#### Alleles drawn from Pop3, genotype likelihoods calculated for all 10 GAM populations ####
Pop3.likelihoods1 <- array(dim = c(1000,10,n))
Pop3.likelihoods2 <- array(dim = c(1000,10,n))
Pop3.likelihoods3 <- array(dim = c(1000,10,n))
Pop3.likelihoods4 <- array(dim = c(1000,10,n))
Pop3.likelihoods5 <- array(dim = c(1000,10,n))
Pop3.likelihoods6 <- array(dim = c(1000,10,n))
Pop3.likelihoods7 <- array(dim = c(1000,10,n))
Pop3.likelihoods8 <- array(dim = c(1000,10,n))
Pop3.likelihoods9 <- array(dim = c(1000,10,n))
Pop3.likelihoods10 <- array(dim = c(1000,10,n))

# For larvae simulated using GAM pop 3 allele freqs. Then geno likelihoods calculated for all 10 GAM pops
# Calculations for genotype likelihoods from 10 GAM populations for groups of n individuals sampled from GAM 3
for (h in 1:n){
  
  for (j in 1:nrow(Pop3.alleles)){
    
    for (i in 1:ncol(Pop3.alleles)){
      if(Pop3.alleles[j,i,h] == 2) {
        Pop3.likelihoods1[j,i,h] <- adult10.freqs[1,i]^2
      } else if (Pop3.alleles[j,i,h] == 1) {
        Pop3.likelihoods1[j,i,h] <- 2*(adult10.freqs[1,i] * (1-adult10.freqs[1,i]))
      } else if (Pop3.alleles[j,i,h] == 0) {
        Pop3.likelihoods1[j,i,h] <- ( 1-adult10.freqs[1,i])^2 
      } else {
        Pop3.likelihoods1[j,i,h] <- 1
      }
    }
  }
  
  for (j in 1:nrow(Pop3.alleles)){
    
    for (i in 1:ncol(Pop3.alleles)){
      if(Pop3.alleles[j,i,h] == 2) {
        Pop3.likelihoods2[j,i,h] <- adult10.freqs[2,i]^2
      } else if (Pop3.alleles[j,i,h] == 1) {
        Pop3.likelihoods2[j,i,h] <- 2*(adult10.freqs[2,i] * (1-adult10.freqs[2,i]))
      } else if (Pop3.alleles[j,i,h] == 0) {
        Pop3.likelihoods2[j,i,h] <- ( 1-adult10.freqs[2,i])^2 
      } else {
        Pop3.likelihoods2[j,i,h] <- 1
      }
    }
  }
  
  for (j in 1:nrow(Pop3.alleles)){
    
    for (i in 1:ncol(Pop3.alleles)){
      if(Pop3.alleles[j,i,h] == 2) {
        Pop3.likelihoods3[j,i,h] <- adult10.freqs[3,i]^2
      } else if (Pop3.alleles[j,i,h] == 1) {
        Pop3.likelihoods3[j,i,h] <- 2*(adult10.freqs[3,i] * (1-adult10.freqs[3,i]))
      } else if (Pop3.alleles[j,i,h] == 0) {
        Pop3.likelihoods3[j,i,h] <- ( 1-adult10.freqs[3,i])^2 
      } else {
        Pop3.likelihoods3[j,i,h] <- 1
      }
    }
  }
  
  for (j in 1:nrow(Pop3.alleles)){
    
    for (i in 1:ncol(Pop3.alleles)){
      if(Pop3.alleles[j,i,h] == 2) {
        Pop3.likelihoods4[j,i,h] <- adult10.freqs[4,i]^2
      } else if (Pop3.alleles[j,i,h] == 1) {
        Pop3.likelihoods4[j,i,h] <- 2*(adult10.freqs[4,i] * (1-adult10.freqs[4,i]))
      } else if (Pop3.alleles[j,i,h] == 0) {
        Pop3.likelihoods4[j,i,h] <- ( 1-adult10.freqs[4,i])^2 
      } else {
        Pop3.likelihoods4[j,i,h] <- 1
      }
    }
  }
  
  for (j in 1:nrow(Pop3.alleles)){
    
    for (i in 1:ncol(Pop3.alleles)){
      if(Pop3.alleles[j,i,h] == 2) {
        Pop3.likelihoods5[j,i,h] <- adult10.freqs[5,i]^2
      } else if (Pop3.alleles[j,i,h] == 1) {
        Pop3.likelihoods5[j,i,h] <- 2*(adult10.freqs[5,i] * (1-adult10.freqs[5,i]))
      } else if (Pop3.alleles[j,i,h] == 0) {
        Pop3.likelihoods5[j,i,h] <- ( 1-adult10.freqs[5,i])^2 
      } else {
        Pop3.likelihoods5[j,i,h] <- 1
      }
    }
  }
  
  for (j in 1:nrow(Pop3.alleles)){
    
    for (i in 1:ncol(Pop3.alleles)){
      if(Pop3.alleles[j,i,h] == 2) {
        Pop3.likelihoods6[j,i,h] <- adult10.freqs[6,i]^2
      } else if (Pop3.alleles[j,i,h] == 1) {
        Pop3.likelihoods6[j,i,h] <- 2*(adult10.freqs[6,i] * (1-adult10.freqs[6,i]))
      } else if (Pop3.alleles[j,i,h] == 0) {
        Pop3.likelihoods6[j,i,h] <- ( 1-adult10.freqs[6,i])^2 
      } else {
        Pop3.likelihoods6[j,i,h] <- 1
      }
    }
  }
  
  for (j in 1:nrow(Pop3.alleles)){
    
    for (i in 1:ncol(Pop3.alleles)){
      if(Pop3.alleles[j,i,h] == 2) {
        Pop3.likelihoods7[j,i,h] <- adult10.freqs[7,i]^2
      } else if (Pop3.alleles[j,i,h] == 1) {
        Pop3.likelihoods7[j,i,h] <- 2*(adult10.freqs[7,i] * (1-adult10.freqs[7,i]))
      } else if (Pop3.alleles[j,i,h] == 0) {
        Pop3.likelihoods7[j,i,h] <- ( 1-adult10.freqs[7,i])^2 
      } else {
        Pop3.likelihoods7[j,i,h] <- 1
      }
    }
  }
  
  for (j in 1:nrow(Pop3.alleles)){
    
    for (i in 1:ncol(Pop3.alleles)){
      if(Pop3.alleles[j,i,h] == 2) {
        Pop3.likelihoods8[j,i,h] <- adult10.freqs[8,i]^2
      } else if (Pop3.alleles[j,i,h] == 1) {
        Pop3.likelihoods8[j,i,h] <- 2*(adult10.freqs[8,i] * (1-adult10.freqs[8,i]))
      } else if (Pop3.alleles[j,i,h] == 0) {
        Pop3.likelihoods8[j,i,h] <- ( 1-adult10.freqs[8,i])^2 
      } else {
        Pop3.likelihoods8[j,i,h] <- 1
      }
    }
  }
  
  for (j in 1:nrow(Pop3.alleles)){
    
    for (i in 1:ncol(Pop3.alleles)){
      if(Pop3.alleles[j,i,h] == 2) {
        Pop3.likelihoods9[j,i,h] <- adult10.freqs[9,i]^2
      } else if (Pop3.alleles[j,i,h] == 1) {
        Pop3.likelihoods9[j,i,h] <- 2*(adult10.freqs[9,i] * (1-adult10.freqs[9,i]))
      } else if (Pop3.alleles[j,i,h] == 0) {
        Pop3.likelihoods9[j,i,h] <- ( 1-adult10.freqs[9,i])^2 
      } else {
        Pop3.likelihoods9[j,i,h] <- 1
      }
    }
  }
  
  for (j in 1:nrow(Pop3.alleles)){
    
    for (i in 1:ncol(Pop3.alleles)){
      if(Pop3.alleles[j,i,h] == 2) {
        Pop3.likelihoods10[j,i,h] <- adult10.freqs[10,i]^2
      } else if (Pop3.alleles[j,i,h] == 1) {
        Pop3.likelihoods10[j,i,h] <- 2*(adult10.freqs[10,i] * (1-adult10.freqs[10,i]))
      } else if (Pop3.alleles[j,i,h] == 0) {
        Pop3.likelihoods10[j,i,h] <- ( 1-adult10.freqs[10,i])^2 
      } else {
        Pop3.likelihoods10[j,i,h] <- 1
      }
    }
  }
}

# Multiply everything together from groups of n individuals originating from GAM 1
Pop3.geno1 <- apply(Pop3.likelihoods1, FUN = prod, MARGIN = 1, na.rm = TRUE)
Pop3.geno2 <- apply(Pop3.likelihoods2, FUN = prod, MARGIN = 1, na.rm = TRUE)
Pop3.geno3 <- apply(Pop3.likelihoods3, FUN = prod, MARGIN = 1, na.rm = TRUE)
Pop3.geno4 <- apply(Pop3.likelihoods4, FUN = prod, MARGIN = 1, na.rm = TRUE)
Pop3.geno5 <- apply(Pop3.likelihoods5, FUN = prod, MARGIN = 1, na.rm = TRUE)
Pop3.geno6 <- apply(Pop3.likelihoods6, FUN = prod, MARGIN = 1, na.rm = TRUE)
Pop3.geno7 <- apply(Pop3.likelihoods7, FUN = prod, MARGIN = 1, na.rm = TRUE)
Pop3.geno8 <- apply(Pop3.likelihoods8, FUN = prod, MARGIN = 1, na.rm = TRUE)
Pop3.geno9 <- apply(Pop3.likelihoods9, FUN = prod, MARGIN = 1, na.rm = TRUE)
Pop3.geno10 <- apply(Pop3.likelihoods10, FUN = prod, MARGIN = 1, na.rm = TRUE)

# Assign groups of n individuals originating from GAM 1 to most likely pop
Pop3.ass.df <- data.frame(cbind(Pop3.geno1, Pop3.geno2, Pop3.geno3, Pop3.geno4, Pop3.geno5, Pop3.geno6, Pop3.geno7, Pop3.geno8, Pop3.geno9, Pop3.geno10))
colnames(Pop3.ass.df) <- c('Pop J', 'Pop I', 'Pop H', 'Pop G', 'Pop F', 'Pop E', 'Pop D', 'Pop C', 'Pop B', 'Pop A')
Pop3.most.like <- colnames(Pop3.ass.df)[apply(Pop3.ass.df,1, which.max)]

#### Alleles drawn from Pop4, genotype likelihoods calculated for all 10 GAM populations ####
Pop4.likelihoods1 <- array(dim = c(1000,10,n))
Pop4.likelihoods2 <- array(dim = c(1000,10,n))
Pop4.likelihoods3 <- array(dim = c(1000,10,n))
Pop4.likelihoods4 <- array(dim = c(1000,10,n))
Pop4.likelihoods5 <- array(dim = c(1000,10,n))
Pop4.likelihoods6 <- array(dim = c(1000,10,n))
Pop4.likelihoods7 <- array(dim = c(1000,10,n))
Pop4.likelihoods8 <- array(dim = c(1000,10,n))
Pop4.likelihoods9 <- array(dim = c(1000,10,n))
Pop4.likelihoods10 <- array(dim = c(1000,10,n))

# For larvae simulated using GAM pop 4 allele freqs. Then geno likelihoods calculated for all 10 GAM pops
# Calculations for genotype likelihoods from 10 GAM populations for groups of n individuals sampled from GAM 4
for (h in 1:n){
  
  for (j in 1:nrow(Pop4.alleles)){
    
    for (i in 1:ncol(Pop4.alleles)){
      if(Pop4.alleles[j,i,h] == 2) {
        Pop4.likelihoods1[j,i,h] <- adult10.freqs[1,i]^2
      } else if (Pop4.alleles[j,i,h] == 1) {
        Pop4.likelihoods1[j,i,h] <- 2*(adult10.freqs[1,i] * (1-adult10.freqs[1,i]))
      } else if (Pop4.alleles[j,i,h] == 0) {
        Pop4.likelihoods1[j,i,h] <- ( 1-adult10.freqs[1,i])^2 
      } else {
        Pop4.likelihoods1[j,i,h] <- 1
      }
    }
  }
  
  for (j in 1:nrow(Pop4.alleles)){
    
    for (i in 1:ncol(Pop4.alleles)){
      if(Pop4.alleles[j,i,h] == 2) {
        Pop4.likelihoods2[j,i,h] <- adult10.freqs[2,i]^2
      } else if (Pop4.alleles[j,i,h] == 1) {
        Pop4.likelihoods2[j,i,h] <- 2*(adult10.freqs[2,i] * (1-adult10.freqs[2,i]))
      } else if (Pop4.alleles[j,i,h] == 0) {
        Pop4.likelihoods2[j,i,h] <- ( 1-adult10.freqs[2,i])^2 
      } else {
        Pop4.likelihoods2[j,i,h] <- 1
      }
    }
  }
  
  for (j in 1:nrow(Pop4.alleles)){
    
    for (i in 1:ncol(Pop4.alleles)){
      if(Pop4.alleles[j,i,h] == 2) {
        Pop4.likelihoods3[j,i,h] <- adult10.freqs[3,i]^2
      } else if (Pop4.alleles[j,i,h] == 1) {
        Pop4.likelihoods3[j,i,h] <- 2*(adult10.freqs[3,i] * (1-adult10.freqs[3,i]))
      } else if (Pop4.alleles[j,i,h] == 0) {
        Pop4.likelihoods3[j,i,h] <- ( 1-adult10.freqs[3,i])^2 
      } else {
        Pop4.likelihoods3[j,i,h] <- 1
      }
    }
  }
  
  for (j in 1:nrow(Pop4.alleles)){
    
    for (i in 1:ncol(Pop4.alleles)){
      if(Pop4.alleles[j,i,h] == 2) {
        Pop4.likelihoods4[j,i,h] <- adult10.freqs[4,i]^2
      } else if (Pop4.alleles[j,i,h] == 1) {
        Pop4.likelihoods4[j,i,h] <- 2*(adult10.freqs[4,i] * (1-adult10.freqs[4,i]))
      } else if (Pop4.alleles[j,i,h] == 0) {
        Pop4.likelihoods4[j,i,h] <- ( 1-adult10.freqs[4,i])^2 
      } else {
        Pop4.likelihoods4[j,i,h] <- 1
      }
    }
  }
  
  for (j in 1:nrow(Pop4.alleles)){
    
    for (i in 1:ncol(Pop4.alleles)){
      if(Pop4.alleles[j,i,h] == 2) {
        Pop4.likelihoods5[j,i,h] <- adult10.freqs[5,i]^2
      } else if (Pop4.alleles[j,i,h] == 1) {
        Pop4.likelihoods5[j,i,h] <- 2*(adult10.freqs[5,i] * (1-adult10.freqs[5,i]))
      } else if (Pop4.alleles[j,i,h] == 0) {
        Pop4.likelihoods5[j,i,h] <- ( 1-adult10.freqs[5,i])^2 
      } else {
        Pop4.likelihoods5[j,i,h] <- 1
      }
    }
  }
  
  for (j in 1:nrow(Pop4.alleles)){
    
    for (i in 1:ncol(Pop4.alleles)){
      if(Pop4.alleles[j,i,h] == 2) {
        Pop4.likelihoods6[j,i,h] <- adult10.freqs[6,i]^2
      } else if (Pop4.alleles[j,i,h] == 1) {
        Pop4.likelihoods6[j,i,h] <- 2*(adult10.freqs[6,i] * (1-adult10.freqs[6,i]))
      } else if (Pop4.alleles[j,i,h] == 0) {
        Pop4.likelihoods6[j,i,h] <- ( 1-adult10.freqs[6,i])^2 
      } else {
        Pop4.likelihoods6[j,i,h] <- 1
      }
    }
  }
  
  for (j in 1:nrow(Pop4.alleles)){
    
    for (i in 1:ncol(Pop4.alleles)){
      if(Pop4.alleles[j,i,h] == 2) {
        Pop4.likelihoods7[j,i,h] <- adult10.freqs[7,i]^2
      } else if (Pop4.alleles[j,i,h] == 1) {
        Pop4.likelihoods7[j,i,h] <- 2*(adult10.freqs[7,i] * (1-adult10.freqs[7,i]))
      } else if (Pop4.alleles[j,i,h] == 0) {
        Pop4.likelihoods7[j,i,h] <- ( 1-adult10.freqs[7,i])^2 
      } else {
        Pop4.likelihoods7[j,i,h] <- 1
      }
    }
  }
  
  for (j in 1:nrow(Pop4.alleles)){
    
    for (i in 1:ncol(Pop4.alleles)){
      if(Pop4.alleles[j,i,h] == 2) {
        Pop4.likelihoods8[j,i,h] <- adult10.freqs[8,i]^2
      } else if (Pop4.alleles[j,i,h] == 1) {
        Pop4.likelihoods8[j,i,h] <- 2*(adult10.freqs[8,i] * (1-adult10.freqs[8,i]))
      } else if (Pop4.alleles[j,i,h] == 0) {
        Pop4.likelihoods8[j,i,h] <- ( 1-adult10.freqs[8,i])^2 
      } else {
        Pop4.likelihoods8[j,i,h] <- 1
      }
    }
  }
  
  for (j in 1:nrow(Pop4.alleles)){
    
    for (i in 1:ncol(Pop4.alleles)){
      if(Pop4.alleles[j,i,h] == 2) {
        Pop4.likelihoods9[j,i,h] <- adult10.freqs[9,i]^2
      } else if (Pop4.alleles[j,i,h] == 1) {
        Pop4.likelihoods9[j,i,h] <- 2*(adult10.freqs[9,i] * (1-adult10.freqs[9,i]))
      } else if (Pop4.alleles[j,i,h] == 0) {
        Pop4.likelihoods9[j,i,h] <- ( 1-adult10.freqs[9,i])^2 
      } else {
        Pop4.likelihoods9[j,i,h] <- 1
      }
    }
  }
  
  for (j in 1:nrow(Pop4.alleles)){
    
    for (i in 1:ncol(Pop4.alleles)){
      if(Pop4.alleles[j,i,h] == 2) {
        Pop4.likelihoods10[j,i,h] <- adult10.freqs[10,i]^2
      } else if (Pop4.alleles[j,i,h] == 1) {
        Pop4.likelihoods10[j,i,h] <- 2*(adult10.freqs[10,i] * (1-adult10.freqs[10,i]))
      } else if (Pop4.alleles[j,i,h] == 0) {
        Pop4.likelihoods10[j,i,h] <- ( 1-adult10.freqs[10,i])^2 
      } else {
        Pop4.likelihoods10[j,i,h] <- 1
      }
    }
  }
}

# Multiply everything together from groups of n individuals originating from GAM 1
Pop4.geno1 <- apply(Pop4.likelihoods1, FUN = prod, MARGIN = 1, na.rm = TRUE)
Pop4.geno2 <- apply(Pop4.likelihoods2, FUN = prod, MARGIN = 1, na.rm = TRUE)
Pop4.geno3 <- apply(Pop4.likelihoods3, FUN = prod, MARGIN = 1, na.rm = TRUE)
Pop4.geno4 <- apply(Pop4.likelihoods4, FUN = prod, MARGIN = 1, na.rm = TRUE)
Pop4.geno5 <- apply(Pop4.likelihoods5, FUN = prod, MARGIN = 1, na.rm = TRUE)
Pop4.geno6 <- apply(Pop4.likelihoods6, FUN = prod, MARGIN = 1, na.rm = TRUE)
Pop4.geno7 <- apply(Pop4.likelihoods7, FUN = prod, MARGIN = 1, na.rm = TRUE)
Pop4.geno8 <- apply(Pop4.likelihoods8, FUN = prod, MARGIN = 1, na.rm = TRUE)
Pop4.geno9 <- apply(Pop4.likelihoods9, FUN = prod, MARGIN = 1, na.rm = TRUE)
Pop4.geno10 <- apply(Pop4.likelihoods10, FUN = prod, MARGIN = 1, na.rm = TRUE)

# Assign groups of n individuals originating from GAM 1 to most likely pop
Pop4.ass.df <- data.frame(cbind(Pop4.geno1, Pop4.geno2, Pop4.geno3, Pop4.geno4, Pop4.geno5, Pop4.geno6, Pop4.geno7, Pop4.geno8, Pop4.geno9, Pop4.geno10))
colnames(Pop4.ass.df) <- c('Pop J', 'Pop I', 'Pop H', 'Pop G', 'Pop F', 'Pop E', 'Pop D', 'Pop C', 'Pop B', 'Pop A')
Pop4.most.like <- colnames(Pop4.ass.df)[apply(Pop4.ass.df,1, which.max)]

